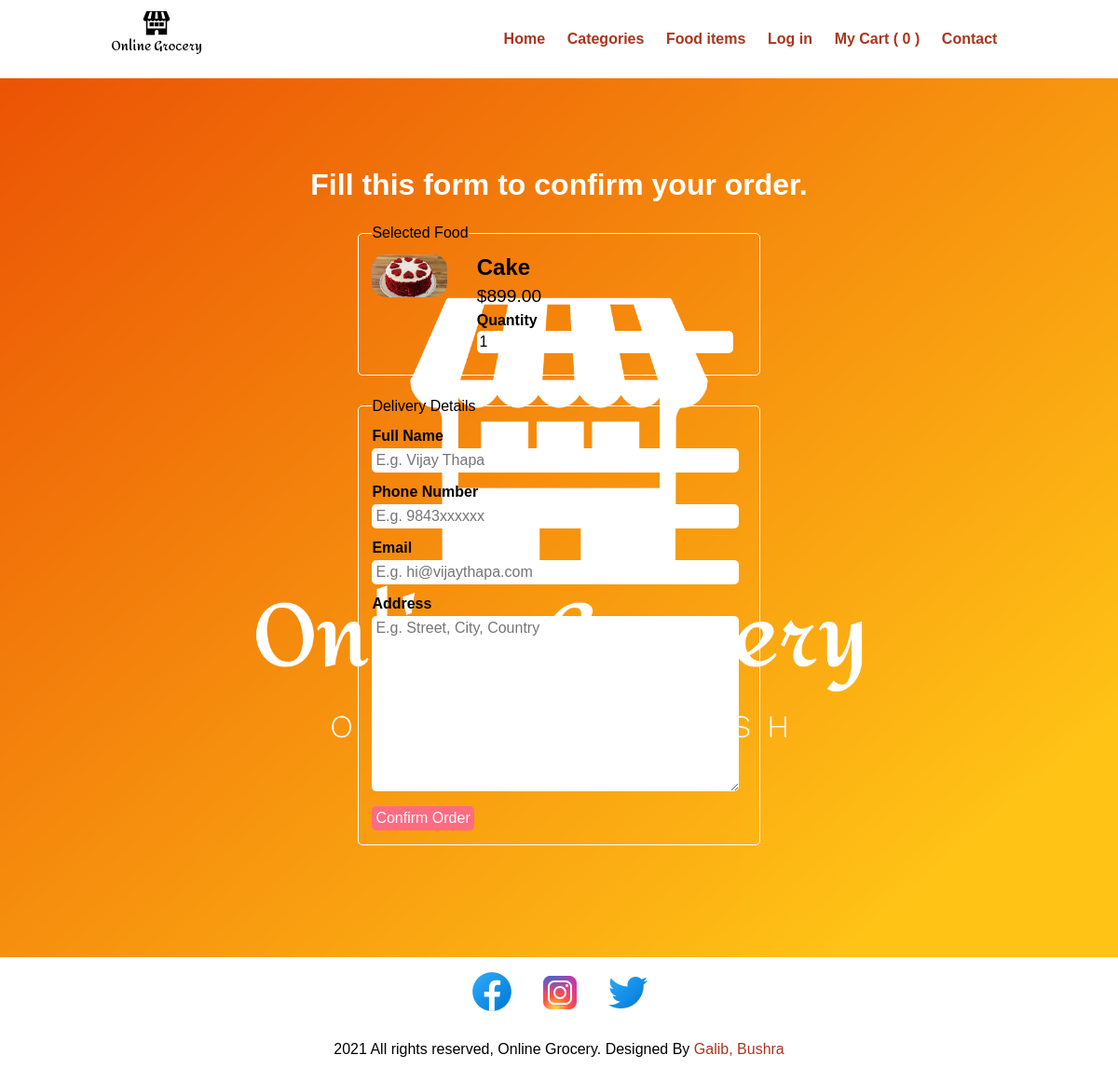
Before: /order.php?food_id=9 with the older database file.
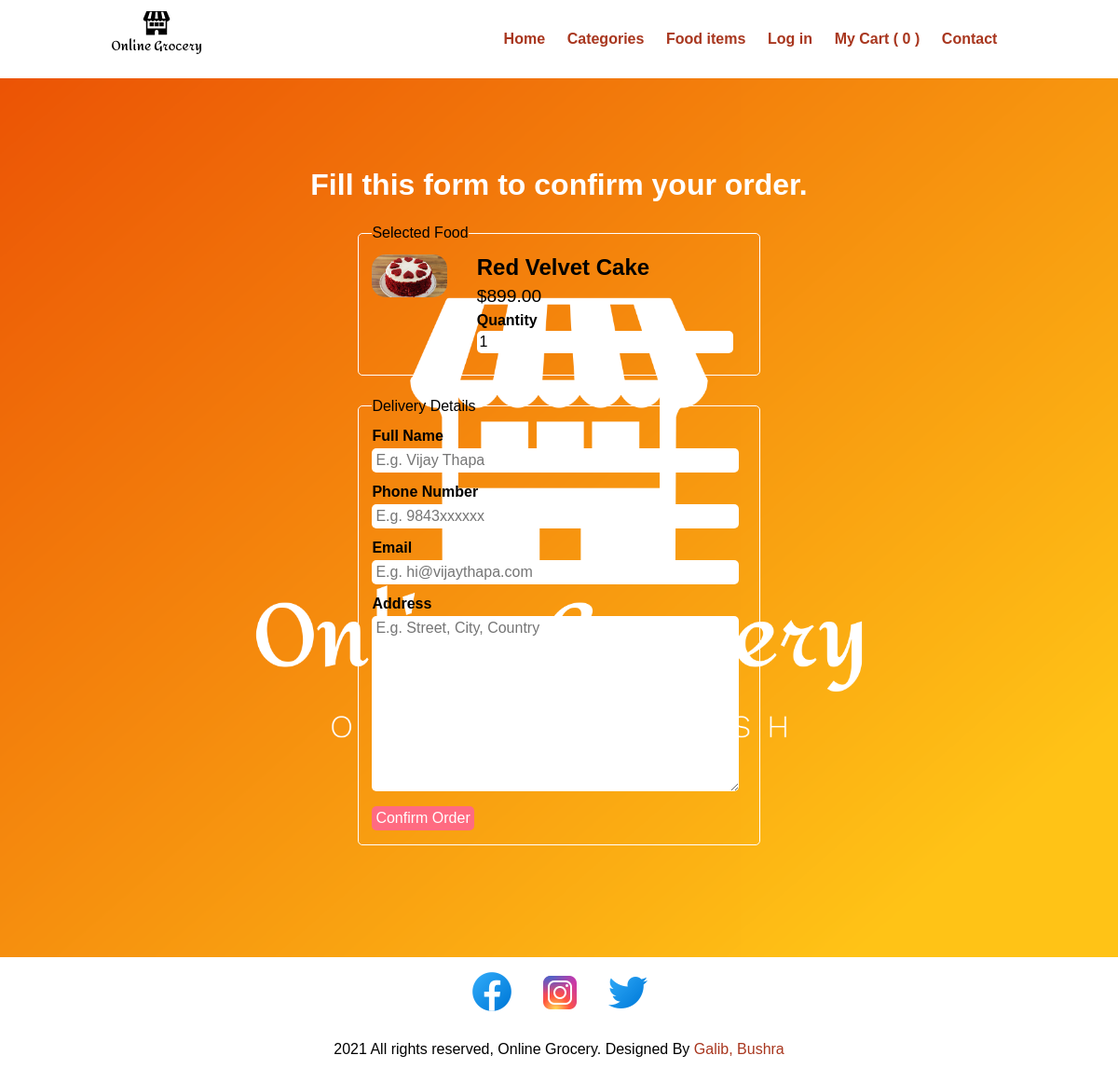
After: the same page with the newer database file.
### tables this page shows
CREATE TABLE `tbl_food` (
  `id` int(10) UNSIGNED NOT NULL,
  `title` varchar(100) NOT NULL,
  `description` text NOT NULL,
  `price` decimal(10,2) NOT NULL,
  `image_name` varchar(255) NOT NULL,
  `category_id` int(10) UNSIGNED NOT NULL,
  `featured` varchar(10) NOT NULL,
  `active` varchar(10) NOT NULL
);

### order.php (the view, shortened to what this page needs)
<?php include('partials-front/menu.php'); ?>
<?php
if(isset($_GET['food_id']))
{
    $food_id = $_GET['food_id'];
    $sql = "SELECT * FROM tbl_food WHERE id=$food_id";
    $res = mysqli_query($conn, $sql);
    $count = mysqli_num_rows($res);
    if($count==1)
    {
        $row = mysqli_fetch_assoc($res);
        $title = $row['title'];
        $price = $row['price'];
        $image_name = $row['image_name'];
    }
    else
    {
        header('location:'.SITEURL);
    }
}
else
{
    header('location:'.SITEURL);
}
?>
<section class="food-search">
    <div class="container">
        <h2 class="text-center text-white">Fill this form to confirm your order.</h2>
        <form action="" method="POST" class="order">
            <fieldset>
                <legend>Selected Food</legend>
                <div class="food-menu-img">
                    <?php
                    if($image_name=="")
                    {
                        echo "<div class='error'>Image not Available.</div>";
                    }
                    else
                    {
                        ?>
                        <img src="<?php echo SITEURL; ?>images/food/<?php echo $image_name; ?>" alt="Chicke Hawain Pizza" class="img-responsive img-curve">
                        <?php
                    }
                    ?>
                </div>
                <div class="food-menu-desc">
                    <h3><?php echo $title; ?></h3>
                    <p class="food-price">$<?php echo $price; ?></p>
                    <div class="order-label">Quantity</div>
                    <input type="number" name="qty" class="input-responsive" value="1" required>
                </div>
            </fieldset>
            <fieldset>
                <legend>Delivery Details</legend>
                <div class="order-label">Full Name</div>
                <input type="text" name="full-name" placeholder="E.g. Vijay Thapa" class="input-responsive" required>
                <div class="order-label">Phone Number</div>
                <input type="tel" name="contact" placeholder="E.g. 9843xxxxxx" class="input-responsive" required>
                <div class="order-label">Email</div>
                <input type="email" name="email" placeholder="E.g. hi@vijaythapa.com" class="input-responsive" required>
                <div class="order-label">Address</div>
                <textarea name="address" rows="10" placeholder="E.g. Street, City, Country" class="input-responsive" required></textarea>
                <input type="submit" name="submit" value="Confirm Order" class="btn btn-primary">
            </fieldset>
        </form>
            </div>
        </section>
        <?php include('partials-front/footer.php'); ?>

### partials-front/menu.php (shortened to what this page needs)
<!DOCTYPE html>
<html lang="en">
<head>
    <link rel="stylesheet" href="css/style.css">
</head>
<body>
    <section class="navbar">
        <div class="container">
            <div class="logo">
                <a href="#" title="Logo">
                    <img src="images/default-monochrome-black.svg" alt="Restaurant Logo" class="img-responsive">
                </a>
            </div>
            <div class="menu text-right">
                <ul>
                    <li>
                        <a href="<?php echo SITEURL; ?>">Home</a>
                    </li>
                    <li>
                        <a href="<?php echo SITEURL; ?>categories.php">Categories</a>
                    </li>
                    <li>
                        <a href="<?php echo SITEURL; ?>foods.php">Food items</a>
                    </li>
                    <li>
                        <a href="<?php echo SITEURL; ?>log-in.php">Log in</a>
                    </li>
                    <?php
                     $count=0;
                    ?>
                    <li>
                        <a href="mycart.php">My Cart ( <?php echo $count; ?> )</a>
                    </li>
                    <li>
                        <a href="#">Contact</a>
                    </li>
                </ul>
            </div>
        </div>
    </section>

### partials-front/footer.php
<section class="social">
        <div class="container text-center">
            <ul>
                <li>
                    <a href="#"><img src="images/facebook-new.png"></a>
                </li>
                <li>
                    <a href="#"><img src="images/instagram-new.png"></a>
                </li>
                <li>
                    <a href="#"><img src="images/twitter.png"></a>
                </li>
            </ul>
        </div>
    </section>
    <section class="footer">
        <div class="container text-center">
            <p>2021 All rights reserved, Online Grocery. Designed By <a href="#">Galib, Bushra</a></p>
        </div>
    </section>
</body>
</html>

### css/style.css (style rules this page uses)
* { margin: 0 0; padding: 0 0; font-family: Arial, Helvetica, sans-serif; }
.container { width: 80%; margin: 0 auto; padding: 1%; }
.img-responsive { width: 100%; }
.img-curve { border-radius: 15px; }
.text-right { text-align: right; }
.text-center { text-align: center; }
.text-white { color: white; }
a { color: #a8361e; text-decoration: none; }
.btn { padding: 1%; border: none; font-size: 1rem; border-radius: 5px; }
.btn-primary { background-color: #ff6b81; color: white; cursor: pointer; }
h2 { color: #2f3542; font-size: 2rem; margin-bottom: 2%; }
h3 { font-size: 1.5rem; }
fieldset { border: 1px solid white; margin: 5%; padding: 3%; border-radius: 5px; }
.logo { width: 10%; float: left; }
.menu { line-height: 60px; }
.menu ul { list-style-type: none; }
.menu ul li { display: inline; padding: 1%; font-weight: bold; }
.food-search { background-image: url(../images/cover.png); background-size: cover; background-repeat: no-repeat; background-position: center; padding: 7% 0; }
.food-menu-img { width: 20%; float: left; }
.food-menu-desc { width: 70%; float: left; margin-left: 8%; }
.food-price { font-size: 1.2rem; margin: 2% 0; }
.social ul { list-style-type: none; }
.social ul li { display: inline; padding: 1%; }
.order { width: 50%; margin: 0 auto; }
.input-responsive { width: 96%; padding: 1%; margin-bottom: 3%; border: none; border-radius: 5px; font-size: 1rem; }
.order-label { margin-bottom: 1%; font-weight: bold; }

Changed rows visible on the page:
changed tbl_food: title "Cake" → "Red Velvet Cake"
